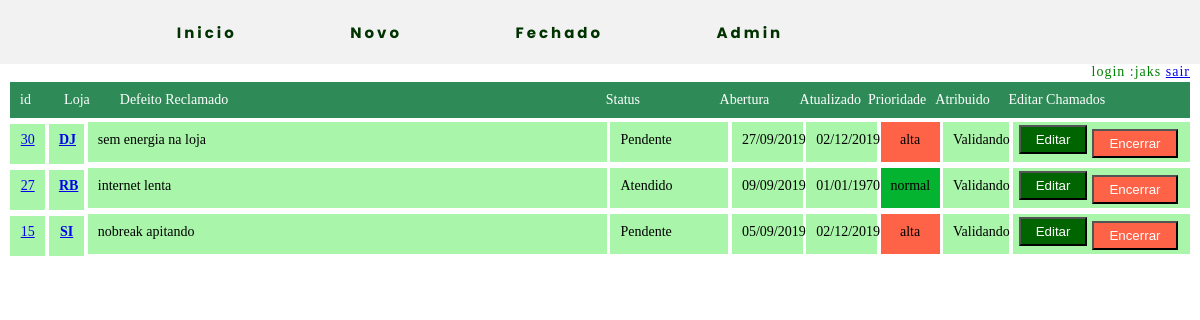
/public/meus_chamados.php?id_tec=3 (signed in), run on the app's committed database.
### tables this page shows
CREATE TABLE `ordem` (
  `id` int(11) NOT NULL AUTO_INCREMENT,
  `id_loja` int(11) DEFAULT NULL,
  `id_tecnico` int(11) DEFAULT NULL,
  `id_mensagem` int(11) DEFAULT NULL,
  `id_estoque` varchar(100) DEFAULT NULL,
  `id_status_chamado` int(11) DEFAULT NULL,
  `id_prioridade` int(11) DEFAULT NULL,
  `reclamado` varchar(150) DEFAULT NULL,
  `solicitante` varchar(50) DEFAULT NULL,
  `data_abertura_chamado` date DEFAULT NULL,
  `ultima_atualizacao` varchar(15) DEFAULT NULL,
  `data_fecha_chamado` date DEFAULT NULL,
  `avaliacao_tecnico` varchar(150) DEFAULT NULL,
  `solucao` varchar(255) DEFAULT NULL,
  `pendencia` varchar(150) DEFAULT NULL,
  `status` char(2) DEFAULT NULL,
  PRIMARY KEY (`id`),
  KEY `fk-loja` (`id_loja`),
  KEY `fk-tecnico` (`id_tecnico`),
  KEY `fk-estoque` (`id_estoque`),
  KEY `fk_mensagem` (`id_mensagem`),
  KEY `fk-prioridade` (`id_prioridade`),
  KEY `fk-status-chamado` (`id_status_chamado`),
  CONSTRAINT `fk-loja` FOREIGN KEY (`id_loja`) REFERENCES `loja` (`id`),
  CONSTRAINT `fk-status-chamado` FOREIGN KEY (`id_status_chamado`) REFERENCES `chamado_status` (`id_chamado`),
  CONSTRAINT `fk-tecnico` FOREIGN KEY (`id_tecnico`) REFERENCES `tecnico` (`id`),
  CONSTRAINT `fk_mensagem` FOREIGN KEY (`id_mensagem`) REFERENCES `mensagem` (`id`)
);

CREATE TABLE `loja` (
  `id` int(11) NOT NULL AUTO_INCREMENT,
  `loja` varchar(255) DEFAULT NULL,
  `telefone` varchar(255) DEFAULT NULL,
  `nome` varchar(255) DEFAULT NULL,
  `endereco` varchar(255) DEFAULT NULL,
  `cep` varchar(255) DEFAULT NULL,
  `cnpj` varchar(255) DEFAULT NULL,
  PRIMARY KEY (`id`)
);

CREATE TABLE `chamado_status` (
  `id_chamado` int(11) NOT NULL AUTO_INCREMENT,
  `descricao_chamado` varchar(50) DEFAULT NULL,
  `status` char(2) DEFAULT NULL,
  PRIMARY KEY (`id_chamado`)
);

CREATE TABLE `prioridade` (
  `id` int(11) NOT NULL AUTO_INCREMENT,
  `prioridade` varchar(10) DEFAULT NULL,
  `status` char(2) DEFAULT NULL,
  PRIMARY KEY (`id`)
);

CREATE TABLE `tecnico` (
  `id` int(11) NOT NULL AUTO_INCREMENT,
  `nome` varchar(100) DEFAULT NULL,
  `apelido` varchar(10) DEFAULT NULL,
  `email` varchar(150) DEFAULT NULL,
  `senha` varchar(150) DEFAULT NULL,
  `responsavel` varchar(100) DEFAULT NULL,
  `id_funcao` int(11) DEFAULT NULL,
  `id_setor` int(11) DEFAULT NULL,
  `id_ponto` int(11) DEFAULT NULL,
  `status` char(11) DEFAULT NULL,
  PRIMARY KEY (`id`),
  KEY `fk-funcao` (`id_funcao`),
  KEY `fk-ponto` (`id_ponto`),
  CONSTRAINT `fk-funcao` FOREIGN KEY (`id_funcao`) REFERENCES `funcao` (`id`),
  CONSTRAINT `fk-ponto` FOREIGN KEY (`id_ponto`) REFERENCES `ponto` (`id`)
);

### persistence/controller.php (called while the page is built, shortened)
<?php
	require_once('../conexao/conexao.php');
if(!empty($_GET['id_tec'])){
		$tecnico = $_GET['id_tec'];
    $var_select_tec = $pdo->prepare("select I.id,I.reclamado,I.solicitante,I.id_tecnico,I.ultima_atualizacao,A.descricao_chamado as descr,D.loja,H.nome,I.data_abertura_chamado,J.prioridade
    from chamado_status A, loja D,tecnico H, ordem I,prioridade J where A.id_chamado  = I.id_status_chamado and D.id = I.id_loja and I.id_tecnico = H.id and I.id_prioridade = J.id and I.id_status_chamado <> '5' and id_tecnico = :tec order by I.id desc");
    $var_select_tec->bindValue(':tec',$tecnico);
    $var_select_tec->execute();
}

### public/meus_chamados.php (the view, shortened to what this page needs)
<?php
require_once('../template/main_template.php');
require_once('../persistence/controller.php');
?>
 <link rel="stylesheet" type="text/css" href="../css/style.css">
<div class="container">
		<div class="header">
			<div class="H0">id</div>
			<div class="H1">Loja</div>
			<div class="H2">Defeito Reclamado</div>
			<div class="H3">Status</div>
			<div class="H4">Abertura</div>
			<div class="H8">Atualizado</div>
			<div class="H5">Prioridade</div>
			<div class="H6">Atribuido</div>
			<div class="H7">Editar Chamados</div>
		</div>
                        <?php foreach ($var_select_tec as $row) {?>
			<div class="id">
				<a href="../public/edit.php?id=<?php echo $row['id'];?>"><?php echo '<div class="label">ID</div>'." ".$row['id'];?></a><br>
			</div>
			<div class="loja">
				<a href="../mapas/loja.php?loja=<?php echo $row['loja']?>" target="_blank"><?php echo '<div class="label">Loja</div>'." ".$row['loja'];?>
				</a>
			</div>
			<div class="defeito_reclamado" >
				<?php echo '<div class="label1">Defeito Reclamado</div>'." ".strtolower($row['reclamado']);?><br>
			</div>
			<div class="status">
				<?php echo '<div class="label">Status</div>'." ".$row['descr'];?>
			</div>
			<div class="abertura">
				<?php echo '<div class="label">Chamado Aberto </div>'." ".date('d/m/Y', strtotime($row['data_abertura_chamado']));?>
			</div>
			<div class="abertura">
				<?php echo '<div class="label">Ultima Atualizado </div>'." ".date('d/m/Y', strtotime($row['ultima_atualizacao']));?>
			</div>
			<div class="prioridade <?php echo $row['prioridade'];?>">
				<?php echo '<div class="label">Prioridade</div>'." ".strtolower($row['prioridade'])."<br>";
				?>
			</div>
			<div class= "atribuido">
				<?php echo '<div class="label">Atribuido para</div>'." ". $row['nome']."<br>";?>
			</div>
			<div class= "edicao">
				<div class="link1">
					<form action="../public/edit.php" method="GET">
						<input type="submit" class="button-link1" value="Editar" >
					</form>
				</div>
				<div class="link2">
					<form action="../public/delete.php" method="GET">
						<input type="submit" class="button-link2" value="Encerrar" >
					</form>
				</div>
			</div>
		<?php }?>
</div>

### css/style.css (style rules this page uses)
.prioridade.alta { background-color: #FF6347; }
.prioridade.normal { background-color: #04B431; }
* { margin: 0px; padding: 0px; box-sizing: border-box; }

### public/meus_chamados.php (style rules this page uses)
@media screen and (min-width: 1181px) { .header { width: 100%; padding: 10px; background-color: #2E8B57; font-family: verdana; color: white; font-size: 14px; } }
@media screen and (min-width: 1181px) { .H0 { flex-direction: column; display: inline-flex; width: 3.5%; } }
@media screen and (min-width: 1181px) { .H1 { flex-direction: column; display: inline-flex; width: 4.5%; } }
@media screen and (min-width: 1181px) { .H2 { flex-direction: column; display: inline-flex; width: 41.6%; } }
@media screen and (min-width: 1181px) { .H3 { flex-direction: column; display: inline-flex; width: 9.5%; } }
@media screen and (min-width: 1181px) { .H4 { flex-direction: column; display: inline-flex; width: 6.6%; } }
@media screen and (min-width: 1181px) { .H5 { flex-direction: column; display: inline-flex; width: 5.5%; } }
@media screen and (min-width: 1181px) { .H6 { flex-direction: column; display: inline-flex; width: 6%; } }
@media screen and (min-width: 1181px) { .H7 { flex-direction: column; display: inline-flex; width: 10.4%; } }
@media screen and (min-width: 1181px) { .H8 { flex-direction: column; display: inline-flex; width: 5.6%; } }
@media screen and (min-width: 1181px) { .container { background-color: white; width: 100%; height:0 auto; padding: 2px 10px; font-size: 14px; } }
@media screen and (min-width: 1181px) { .id { flex-direction: column; display: inline-flex; background-color: #A9F5A9; text-align: center; font-family: verdana; font-color:#0B3B0B; width: 3%; padding:8px 10px; height: 40px; padding } }
@media screen and (min-width: 1181px) { .loja { flex-direction: column; display: inline-flex; background-color: #A9F5A9; text-align: center; font-family: verdana; font-color:#0B3B0B; font-weight: bold; width: 3%; padding:8px 10px; height: 40px; padding } }
@media screen and (min-width: 1181px) { .status { flex-direction: column; display: inline-flex; background-color:#A9F5A9; width: 10%; padding:10px; height: 40px; padding } }
@media screen and (min-width: 1181px) { .abertura { flex-direction: column; display: inline-flex; background-color: #A9F5A9; width: 6%; padding:10px; height: 40px; padding } }
@media screen and (min-width: 1181px) { .defeito_reclamado { flex-direction: column; display: inline-flex; background-color: #A9F5A9; width: 44%; padding:10px; height: 40px; padding } }
@media screen and (min-width: 1181px) { .prioridade { text-align: center; flex-direction: column; display: inline-flex; width: 5%; padding:10px; height: 40px; padding } }
@media screen and (min-width: 1181px) { .prioridade.alta { background-color: #FF6347; } }
@media screen and (min-width: 1181px) { .prioridade.normal { background-color: #04B431; } }
@media screen and (min-width: 1181px) { .atribuido { flex-direction: column; display: inline-flex; background-color: #A9F5A9; width: 5.6%; padding:10px; height: 40px; } }
@media screen and (min-width: 1181px) { .edicao { flex-direction: column; display: inline-flex; background-color:#A9F5A9; width: 15%; margin-top:4px; padding: 3px 1px; height: 40px; text-align: left; } }
@media screen and (min-width: 1181px) { .button-link1 { padding:5px 15px; background: #006400; color: #FFF; } }
@media screen and (min-width: 1181px) { .link1 { width: 20%; text-align: center; padding: -6px 5px; margin-left: 5px; } }
@media screen and (min-width: 1181px) { .button-link2 { padding:5px 15px; background: #FF6347; color: #FFF; } }
@media screen and (min-width: 1181px) { .link2 { width: 20%; text-align: left; margin: -25px 45%; } }

### data on the page
ordem: id "30", id_loja.loja "DJ", reclamado "sem energia na loja", id_status_chamado.descricao_chamado "Pendente", data_abertura_chamado "27/09/2019", ultima_atualizacao "02/12/2019", id_prioridade.prioridade "alta", id_tecnico.nome "Validando"
ordem: id "27", id_loja.loja "RB", reclamado "internet lenta", id_status_chamado.descricao_chamado "Atendido", data_abertura_chamado "09/09/2019", ultima_atualizacao "01/01/1970", id_prioridade.prioridade "normal", id_tecnico.nome "Validando"
ordem: id "15", id_loja.loja "SI", reclamado "nobreak apitando", id_status_chamado.descricao_chamado "Pendente", data_abertura_chamado "05/09/2019", ultima_atualizacao "02/12/2019", id_prioridade.prioridade "alta", id_tecnico.nome "Validando"

### other printed values
$_SESSION['nome'] "jaks"
